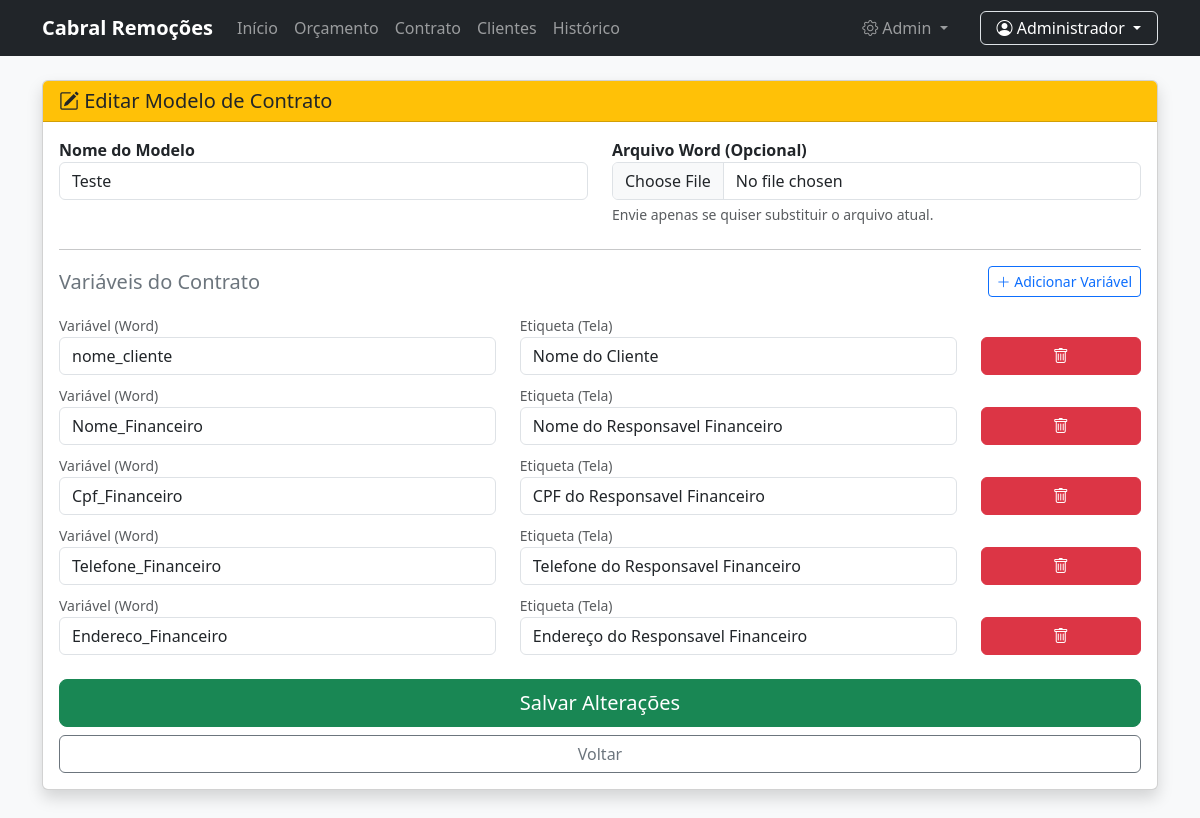
Page /editar_contrato.php?id=7 (signed in) on the committed database.
### tables this page shows
CREATE TABLE `contratos_templates` (
  `id` int(11) NOT NULL,
  `nome_modelo` varchar(100) NOT NULL,
  `caminho_arquivo` varchar(255) NOT NULL,
  `created_at` timestamp NOT NULL DEFAULT current_timestamp()
);

CREATE TABLE `contratos_campos` (
  `id` int(11) NOT NULL,
  `contrato_id` int(11) NOT NULL,
  `variavel` varchar(50) NOT NULL,
  `label` varchar(100) NOT NULL
);

### editar_contrato.php (the view, shortened to what this page needs)
<?php
require 'Scripts/conecta_banco.php';
$id = $_GET['id'] ?? null;
$stmt = $pdo->prepare("SELECT * FROM contratos_templates WHERE id = ?");
$stmt->execute([$id]);
$modelo = $stmt->fetch();
$stmtCampos = $pdo->prepare("SELECT * FROM contratos_campos WHERE contrato_id = ?");
$stmtCampos->execute([$id]);
$camposAtuais = $stmtCampos->fetchAll();
?>
<!DOCTYPE html>
<html lang="pt-br">
<head>
    <link href="https://cdn.jsdelivr.net/npm/bootstrap@5.3.0/dist/css/bootstrap.min.css" rel="stylesheet">
    <link rel="stylesheet" href="https://cdn.jsdelivr.net/npm/bootstrap-icons@1.10.0/font/bootstrap-icons.css">
</head>
<body class="bg-light">
    <?php include 'navbar.php'; ?>
    <div class="container">
        <div class="card shadow mb-5">
            <div class="card-header bg-warning text-dark">
                <h5 class="mb-0"><i class="bi bi-pencil-square"></i> Editar Modelo de Contrato</h5>
            </div>
            <div class="card-body">
                <form method="POST" enctype="multipart/form-data">
                    <div class="row mb-4">
                        <div class="col-md-6">
                            <label class="fw-bold">Nome do Modelo</label>
                            <input type="text" name="nome_modelo" class="form-control" value="<?= htmlspecialchars($modelo['nome_modelo']) ?>" required>
                        </div>
                        <div class="col-md-6">
                            <label class="fw-bold">Arquivo Word (Opcional)</label>
                            <input type="file" name="arquivo_docx" class="form-control" accept=".docx">
                            <div class="form-text small">Envie apenas se quiser substituir o arquivo atual.</div>
                        </div>
                    </div>
                    <hr>
                    <div class="d-flex justify-content-between align-items-center mb-3">
                        <h5 class="text-secondary mb-0">Variáveis do Contrato</h5>
                        <button type="button" class="btn btn-sm btn-outline-primary" onclick="addCampo()">
                            <i class="bi bi-plus-lg"></i> Adicionar Variável
                        </button>
                    </div>
                    <div id="lista-campos">
                        <?php foreach($camposAtuais as $c): ?>
                        <div class="row mb-2 align-items-end">
                            <div class="col-md-5">
                                <label class="small text-muted">Variável (Word)</label>
                                <input type="text" name="variaveis[]" class="form-control" value="<?= $c['variavel'] ?>" required>
                            </div>
                            <div class="col-md-5">
                                <label class="small text-muted">Etiqueta (Tela)</label>
                                <input type="text" name="labels[]" class="form-control" value="<?= $c['label'] ?>" required>
                            </div>
                            <div class="col-md-2">
                                <button type="button" class="btn btn-danger w-100" onclick="this.parentElement.parentElement.remove()">
                                    <i class="bi bi-trash"></i>
                                </button>
                            </div>
                        </div>
                        <?php endforeach; ?>
                    </div>
                    <div class="d-grid mt-4 gap-2">
                        <button type="submit" class="btn btn-success btn-lg">Salvar Alterações</button>
                        <a href="gerenciar_modelos.php" class="btn btn-outline-secondary">Voltar</a>
                    </div>
                </form>
            </div>
        </div>
    </div>
</body>
</html>

### rows in the picture
contratos_templates: nome_modelo "Teste"
contratos_campos: variavel "nome_cliente", label "Nome do Cliente"
contratos_campos: variavel "Nome_Financeiro", label "Nome do Responsavel Financeiro"
contratos_campos: variavel "Cpf_Financeiro", label "CPF do Responsavel Financeiro"
contratos_campos: variavel "Telefone_Financeiro", label "Telefone do Responsavel Financeiro"
contratos_campos: variavel "Endereco_Financeiro", label "Endereço do Responsavel Financeiro"

### other values in the picture
$_SESSION['usuario_nome'] "Administrador"
